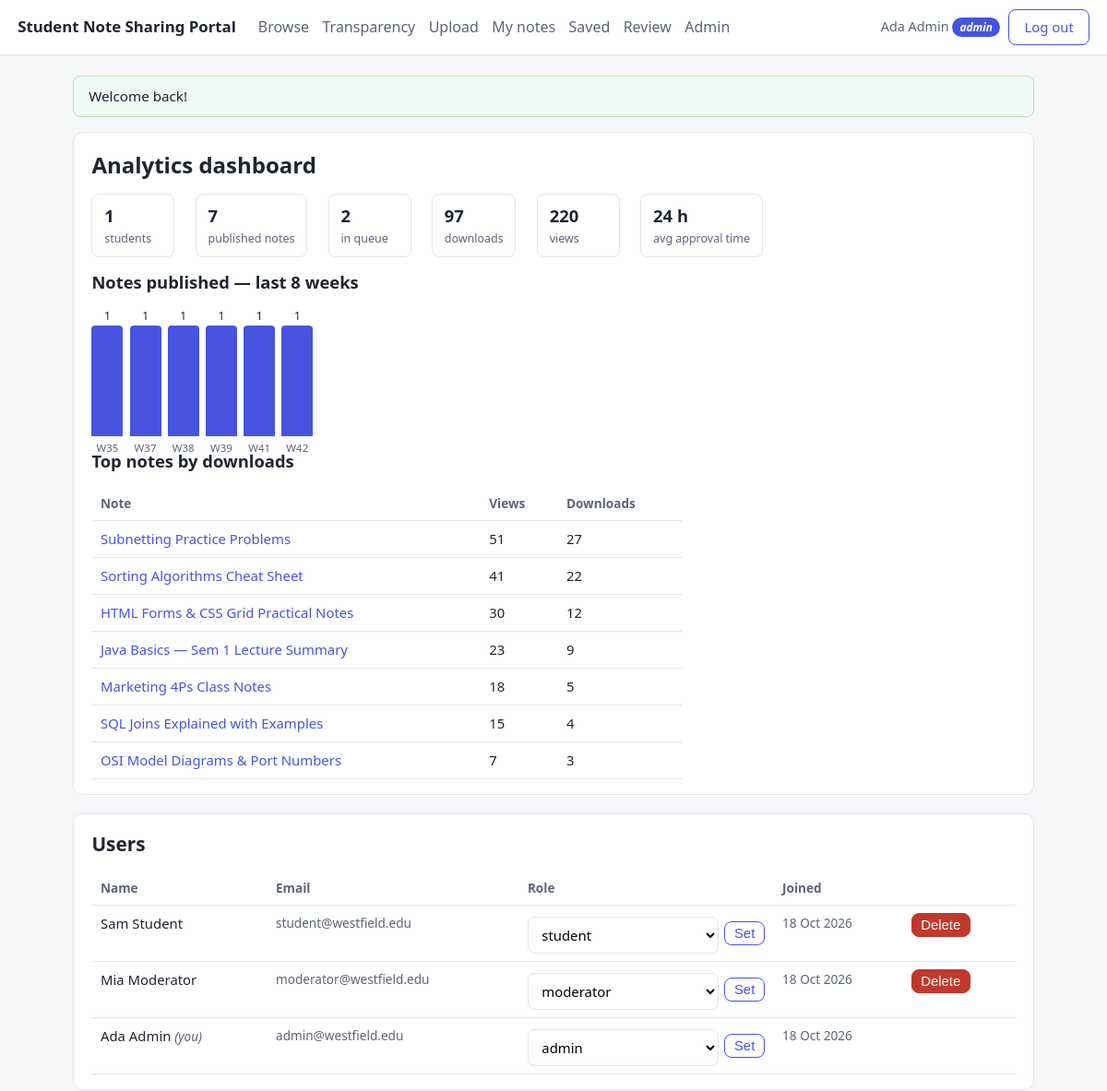
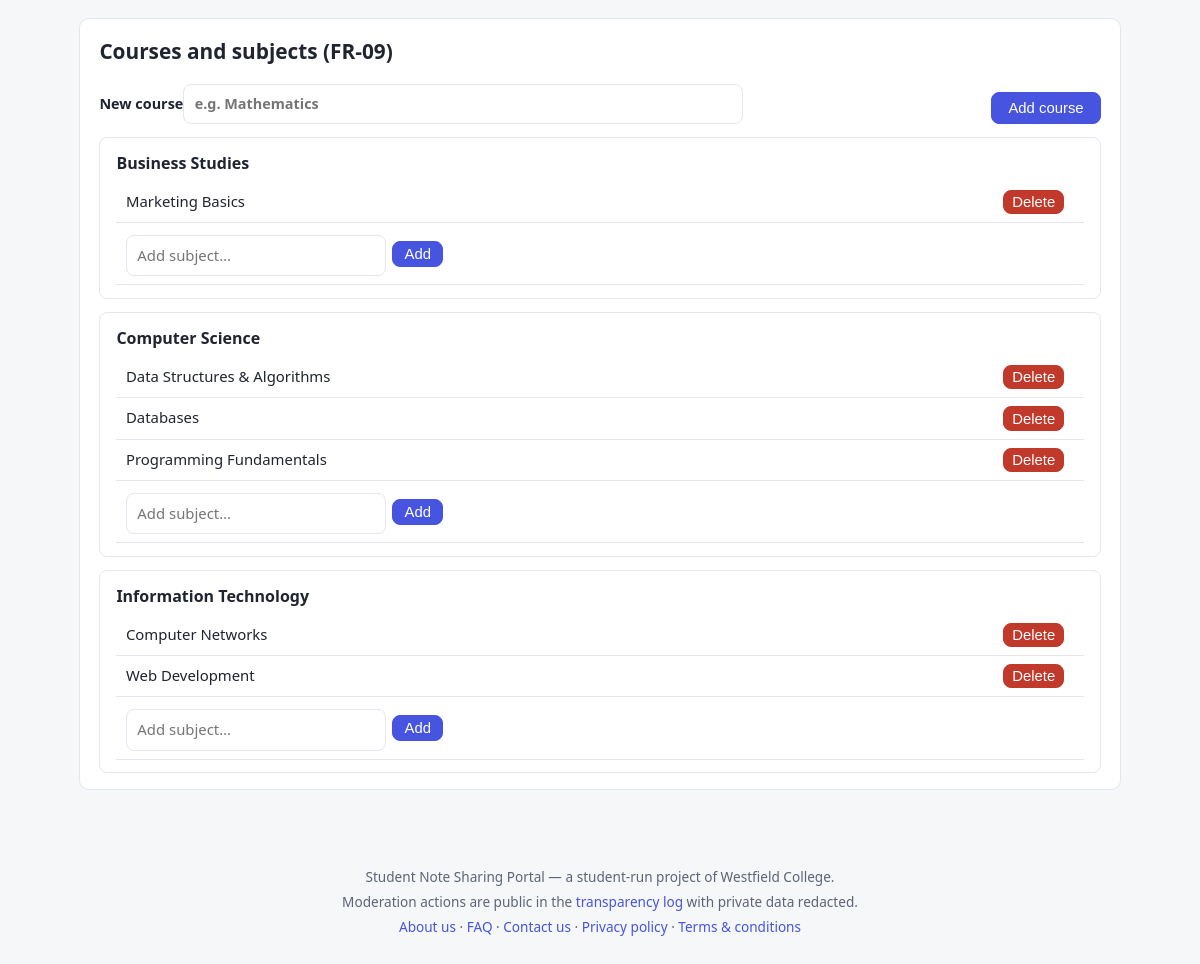
/admin.php (signed in), run on the app's committed database (2 pictures, top to bottom).
### tables this page shows
CREATE TABLE users (
  id              INT UNSIGNED AUTO_INCREMENT PRIMARY KEY,
  institution_id  INT UNSIGNED NOT NULL,
  email           VARCHAR(150) NOT NULL UNIQUE,
  password_hash   VARCHAR(255) NOT NULL,
  display_name    VARCHAR(100) NOT NULL,
  role            ENUM('student','moderator','admin') NOT NULL DEFAULT 'student',
  created_at      TIMESTAMP NOT NULL DEFAULT CURRENT_TIMESTAMP,
  FOREIGN KEY (institution_id) REFERENCES institutions(id)
);

CREATE TABLE subjects (
  id        INT UNSIGNED AUTO_INCREMENT PRIMARY KEY,
  course_id INT UNSIGNED NOT NULL,
  name      VARCHAR(150) NOT NULL,
  UNIQUE KEY subjects_course_name_uq (course_id, name),
  FOREIGN KEY (course_id) REFERENCES courses(id) ON DELETE CASCADE
);

CREATE TABLE notes (
  id                 INT UNSIGNED AUTO_INCREMENT PRIMARY KEY,
  uploader_id        INT UNSIGNED NOT NULL,
  subject_id         INT UNSIGNED NOT NULL,
  title              VARCHAR(200) NOT NULL,
  description        TEXT,
  status             ENUM('draft','pending','published','rejected','removed')
                       NOT NULL DEFAULT 'pending',
  file_ref           VARCHAR(64) NOT NULL,
  original_name      VARCHAR(255) NOT NULL,
  mime               VARCHAR(100) NOT NULL,
  size_bytes         INT UNSIGNED NOT NULL,
  ownership_attested TINYINT(1) NOT NULL,
  view_count         INT UNSIGNED NOT NULL DEFAULT 0,
  download_count     INT UNSIGNED NOT NULL DEFAULT 0,
  created_at         TIMESTAMP NOT NULL DEFAULT CURRENT_TIMESTAMP,
  published_at       TIMESTAMP NULL,
  FOREIGN KEY (uploader_id) REFERENCES users(id),
  FOREIGN KEY (subject_id) REFERENCES subjects(id),
  INDEX notes_status_created_idx (status, created_at),
  INDEX notes_subject_idx (subject_id),
  FULLTEXT KEY notes_search_idx (title, description),
  CONSTRAINT notes_title_len CHECK (CHAR_LENGTH(title) BETWEEN 3 AND 200),
  CONSTRAINT notes_attested CHECK (ownership_attested = 1)
);

CREATE TABLE courses (
  id             INT UNSIGNED AUTO_INCREMENT PRIMARY KEY,
  institution_id INT UNSIGNED NOT NULL,
  name           VARCHAR(150) NOT NULL,
  UNIQUE KEY courses_inst_name_uq (institution_id, name),
  FOREIGN KEY (institution_id) REFERENCES institutions(id)
);

### includes/functions.php (called while the page is built, shortened)
<?php
function e(mixed $value): string
{
    return htmlspecialchars((string) $value, ENT_QUOTES, 'UTF-8');
}
function take_flashes(): array
{
    $list = $_SESSION['flash'] ?? [];
    return $list;
}

### includes/auth.php (called while the page is built, shortened)
<?php
require_once __DIR__ . '/db.php';
require_once __DIR__ . '/functions.php';
function current_user(): ?array
{
    if (array_key_exists('op_user', $GLOBALS)) {
        return $GLOBALS['op_user'] ?: null;
    }
    $id = filter_var($_SESSION['user_id'] ?? null, FILTER_VALIDATE_INT);
    $row = query('SELECT id, email, display_name, role, institution_id FROM users WHERE id = ?', [$id])->fetch();
    return $GLOBALS['op_user'] = $row ?: null;
}
function require_login(): void
{
    if (current_user() === null) {
        flash('Please log in first.', 'warn');
        redirect('login.php');
    }
}
function require_role(string ...$roles): void
{
    require_login();
}

### includes/db.php (called while the page is built, shortened)
<?php
function db(): PDO
{
    static $pdo = null;
    if ($pdo instanceof PDO) {
        return $pdo;
    }
    $dsn = 'mysql:host=' . DB_HOST . ';dbname=' . DB_NAME . ';charset=utf8mb4';
    try {
        $pdo = new PDO($dsn, DB_USER, DB_PASS, [
            PDO::ATTR_ERRMODE            => PDO::ERRMODE_EXCEPTION,
            PDO::ATTR_DEFAULT_FETCH_MODE => PDO::FETCH_ASSOC,
            PDO::ATTR_EMULATE_PREPARES   => false,
        ]);
    } catch (PDOException $e) {
        http_response_code(503);
        die('Database unavailable — is MySQL running and the note_portal schema imported? (Server said: ' . htmlspecialchars($e->getMessage()) . ')');
    }
    return $pdo;
}
function query(string $sql, array $params = []): PDOStatement
{
    $stmt = db()->prepare($sql);
    $stmt->execute($params);
    return $stmt;
}

### admin.php (the view, shortened to what this page needs)
<?php
require_once __DIR__ . '/includes/auth.php';
require_role('admin');
$me = current_user();
$users = query('SELECT id, email, display_name, role, created_at FROM users ORDER BY role, display_name')->fetchAll();
$coursesWithSubjects = query(
    'SELECT c.id, c.name, s.id AS sid, s.name AS sname
     FROM courses c LEFT JOIN subjects s ON s.course_id = c.id
     ORDER BY c.name, s.name'
)->fetchAll();
$courses = [];
foreach ($coursesWithSubjects as $row) {
    if (! isset($courses[$row['id']])) {
        $courses[$row['id']] = ['id' => $row['id'], 'name' => $row['name'], 'subjects' => []];
    }
    if ($row['sid']) {
        $courses[$row['id']]['subjects'][] = ['id' => $row['sid'], 'name' => $row['sname']];
    }
}
$weekRows = query(
    "SELECT YEARWEEK(published_at, 3) AS yw, COUNT(*) AS c
     FROM notes
     WHERE published_at IS NOT NULL AND published_at >= NOW() - INTERVAL 8 WEEK
     GROUP BY yw
     ORDER BY yw"
)->fetchAll();
$publishedMax = 0;
foreach ($weekRows as $w) { $publishedMax = max($publishedMax, (int) $w['c']); }
$avgHours = query(
    "SELECT AVG(TIMESTAMPDIFF(HOUR, n.created_at, m.created_at)) AS h
     FROM moderation_actions m
     JOIN notes n ON n.id = m.note_id
     WHERE m.action = 'approve'"
)->fetch();
$avgHours = $avgHours['h'] !== null ? round((float) $avgHours['h'], 1) : null;
$roleCounts  = query("SELECT role, COUNT(*) c FROM users GROUP BY role ORDER BY role")->fetchAll();
$roleCounts  = array_column($roleCounts, 'c', 'role');
$statusCounts = query("SELECT status, COUNT(*) c FROM notes GROUP BY status")->fetchAll();
$statusCounts = array_column($statusCounts, 'c', 'status');
$totalDownloads = (int) query('SELECT COALESCE(SUM(download_count),0) s FROM notes')->fetch()['s'];
$totalViews     = (int) query('SELECT COALESCE(SUM(view_count),0) s FROM notes')->fetch()['s'];
$topNotes = query(
    "SELECT id, title, view_count, download_count FROM notes
     WHERE status = 'published' ORDER BY download_count DESC LIMIT 8"
)->fetchAll();
require __DIR__ . '/includes/header.php';
?>
<article class="card stack" style="margin-bottom:1.2rem">
  <h1 style="margin:0">Analytics dashboard</h1>
  <div style="display:flex; gap:1.4rem; flex-wrap:wrap">
    <div class="stat"><b><?= (int) ($roleCounts['student'] ?? 0) ?></b><span class="meta">students</span></div>
    <div class="stat"><b><?= (int) ($statusCounts['published'] ?? 0) ?></b><span class="meta">published notes</span></div>
    <div class="stat"><b><?= (int) ($statusCounts['pending'] ?? 0) ?></b><span class="meta">in queue</span></div>
    <div class="stat"><b><?= number_format($totalDownloads) ?></b><span class="meta">downloads</span></div>
    <div class="stat"><b><?= number_format($totalViews) ?></b><span class="meta">views</span></div>
    <div class="stat"><b><?= $avgHours === null ? '—' : $avgHours . ' h' ?></b><span class="meta">avg approval time</span></div>
  </div>
  <h2 style="font-size:1.15rem; margin-bottom:0">Notes published — last 8 weeks</h2>
  <?php if (! $weekRows): ?>
    <p class="muted" style="margin-top:0">No publications in the window yet.</p>
  <?php else: ?>
  <div class="bars">
    <?php foreach ($weekRows as $w): $h = (int) $w['c'] === 0 ? 0 : max(8, (int) round(120 * $w['c'] / max(1, $publishedMax))); ?>
      <div class="bar" style="height:<?= $h ?>px">
        <em><?= (int) $w['c'] ?></em><span><?= e($w['label']) ?></span>
      </div>
    <?php endforeach; ?>
  </div>
  <?php endif; ?>
  <h2 style="font-size:1.15rem; margin-bottom:0">Top notes by downloads</h2>
  <table class="table" style="max-width:640px">
    <thead><tr><th>Note</th><th>Views</th><th>Downloads</th></tr></thead>
    <tbody>
    <?php foreach ($topNotes as $t): ?>
      <tr>
        <td><a href="note.php?id=<?= (int) $t['id'] ?>"><?= e($t['title']) ?></a></td>
        <td><?= (int) $t['view_count'] ?></td>
        <td><?= (int) $t['download_count'] ?></td>
      </tr>
    <?php endforeach; ?>
    </tbody>
  </table>
</article>
<article class="card stack" style="margin-bottom:1.2rem">
  <h1 style="margin:0; font-size:1.3rem">Users</h1>
  <table class="table">
    <thead><tr><th>Name</th><th>Email</th><th>Role</th><th>Joined</th><th></th></tr></thead>
    <tbody>
    <?php foreach ($users as $u): ?>
      <tr>
        <td><?= e($u['display_name']) ?><?= (int) $u['id'] === (int) $me['id'] ? ' <em class="meta">(you)</em>' : '' ?></td>
        <td class="meta"><?= e($u['email']) ?></td>
        <td>
          <form class="inline" method="post" style="display:flex;gap:.4rem;align-items:center">
            <select name="role">
              <option value="student"  <?= $u['role'] === 'student' ? 'selected' : '' ?>>student</option>
              <option value="moderator" <?= $u['role'] === 'moderator' ? 'selected' : '' ?>>moderator</option>
              <option value="admin"    <?= $u['role'] === 'admin' ? 'selected' : '' ?>>admin</option>
            </select>
            <button class="btn btn-sec" style="padding:.25rem .6rem">Set</button>
          </form>
        </td>
        <td class="meta"><?= e(date('j M Y', strtotime($u['created_at']))) ?></td>
        <td>
          <?php if ((int) $u['id'] !== (int) $me['id']): ?>
          <form class="inline" method="post" onsubmit="return confirm('Delete this user?')">
            <button class="btn btn-danger" style="padding:.25rem .6rem">Delete</button>
          </form>
          <?php endif; ?>
        </td>
      </tr>
    <?php endforeach; ?>
    </tbody>
  </table>
</article>
<article class="card stack">
  <h1 style="margin:0; font-size:1.3rem">Courses and subjects (FR-09)</h1>
  <form method="post" style="display:flex; gap:.6rem; flex-wrap:wrap; align-items:flex-end">
    <label style="margin:0; flex:1">New course<input type="text" name="name" required placeholder="e.g. Mathematics"></label>
    <button class="btn">Add course</button>
  </form>
  <?php foreach ($courses as $c): ?>
    <div style="border:1px solid var(--line); border-radius:8px; padding:.8rem 1rem">
      <b><?= e($c['name']) ?></b>
      <table class="table" style="margin-top:.4rem">
        <tbody>
        <?php foreach ($c['subjects'] as $s): ?>
          <tr>
            <td><?= e($s['name']) ?></td>
            <td style="width:90px">
              <form class="inline" method="post" onsubmit="return confirm('Delete subject?')">
                <button class="btn btn-danger" style="padding:.2rem .5rem">Delete</button>
              </form>
            </td>
          </tr>
        <?php endforeach; ?>
        <tr>
          <td>
            <form class="inline" method="post" style="display:flex; gap:.4rem; align-items:center">
              <input type="text" name="name" required placeholder="Add subject…" style="max-width:260px">
              <button class="btn" style="padding:.25rem .7rem">Add</button>
            </form>
          </td>
          <td></td>
        </tr>
        </tbody>
      </table>
    </div>
  <?php endforeach; ?>
</article>
<?php require __DIR__ . '/includes/footer.php'; ?>

### includes/header.php (shortened to what this page needs)
<?php
require_once __DIR__ . '/auth.php';
$user    = current_user();
$flashes = take_flashes();
?>
<!DOCTYPE html>
<html lang="en">
<head>
<link rel="stylesheet" href="assets/style.css">
</head>
<body>
<header class="topbar">
  <a class="brand" href="index.php"><?= e(APP_NAME) ?></a>
  <nav>
    <a href="index.php" class="<?= basename($_SERVER['PHP_SELF']) === 'index.php' ? 'active' : '' ?>">Browse</a>
    <a href="transparency.php" class="<?= basename($_SERVER['PHP_SELF']) === 'transparency.php' ? 'active' : '' ?>">Transparency</a>
    <?php if ($user): ?>
      <a href="upload.php">Upload</a>
      <a href="my_notes.php">My notes</a>
      <a href="bookmarks.php">Saved</a>
    <?php endif; ?>
    <?php if ($user && in_array($user['role'], ['moderator', 'admin'], true)): ?>
      <a href="review.php" class="<?= basename($_SERVER['PHP_SELF']) === 'review.php' ? 'active' : '' ?>">Review</a>
    <?php endif; ?>
    <?php if ($user && $user['role'] === 'admin'): ?>
      <a href="admin.php">Admin</a>
    <?php endif; ?>
  </nav>
  <div class="account">
    <?php if ($user): ?>
      <span class="who"><?= e($user['display_name']) ?> <em class="badge badge-role"><?= e($user['role']) ?></em></span>
      <a class="btn btn-sec" href="logout.php">Log out</a>
    <?php else: ?>
      <a class="btn btn-sec" href="login.php">Log in</a>
      <a class="btn" href="register.php">Register</a>
    <?php endif; ?>
  </div>
</header>
<main class="wrap">
<?php foreach ($flashes as $f): ?>
  <div class="flash flash-<?= e($f['t']) ?>"><?= e($f['m']) ?></div>
<?php endforeach; ?>

### assets/style.css (style rules this page uses)
:root { --bg: #f6f7f9; --card: #ffffff; --ink: #1f2430; --muted: #68708a26; --muted-text: #5c6478; --brand: #4654e0; --brand-dark: #3a45c4; --ok: #178a4c; --bad: #c0392b; --warn: #b7791f; --line: #e3e6ee; }
* { box-sizing: border-box; }
body { margin: 0; font: 16px/1.55 "Segoe UI", system-ui, -apple-system, sans-serif; color: var(--ink); background: var(--bg); }
a { color: var(--brand); text-decoration: none; }
.topbar { display: flex; align-items: center; gap: 1.5rem; padding: .6rem 1.2rem; background: var(--card); border-bottom: 1px solid var(--line); position: sticky; top: 0; z-index: 5; }
.brand { font-weight: 700; font-size: 1.05rem; color: var(--ink); }
.topbar nav { display: flex; gap: .9rem; flex: 1; flex-wrap: wrap; }
.topbar nav a { color: var(--muted-text); padding: .25rem 0; }
.account { display: flex; gap: .6rem; align-items: center; }
.who { color: var(--muted-text); font-size: .9rem; }
.wrap { max-width: 1080px; margin: 1.4rem auto 3rem; padding: 0 1.2rem; }
.flash { padding: .6rem 1rem; margin-bottom: 1rem; border-radius: 8px; border: 1px solid var(--line); background: var(--card); font-size: .95rem; }
.flash-ok { border-color: #b7e2c8; background: #f0faf4; }
.card { background: var(--card); border: 1px solid var(--line); border-radius: 10px; padding: 1rem 1.2rem; }
.meta { color: var(--muted-text); font-size: .85rem; }
.badge { display: inline-block; padding: .1rem .5rem; border-radius: 999px; font-size: .74rem; font-weight: 600; background: #eef0f5; color: var(--muted-text); }
.badge-role { background: var(--brand); color: #fff; }
.btn { display: inline-block; padding: .45rem 1rem; border-radius: 8px; background: var(--brand); color: #fff; border: 1px solid var(--brand); font-size: .93rem; cursor: pointer; text-decoration: none; }
.btn-sec { background: transparent; color: var(--brand); }
.btn-danger { background: var(--bad); border-color: var(--bad); }
form.inline { display: inline-block; }
label { display: block; font-size: .9rem; font-weight: 600; margin-top: .8rem; }
input[type=text], input[type=email], input[type=password], select, textarea { width: 100%; max-width: 560px; padding: .5rem .65rem; margin-top: .25rem; border: 1px solid var(--line); border-radius: 8px; font: inherit; background: #fff; }
.table { width: 100%; border-collapse: collapse; font-size: .93rem; }
.table th, .table td { text-align: left; padding: .5rem .6rem; border-bottom: 1px solid var(--line); vertical-align: top; }
.table th { color: var(--muted-text); font-weight: 600; font-size: .85rem; }
.bars { display: flex; align-items: flex-end; gap: .45rem; height: 140px; margin: .6rem 0; }
.bars .bar { flex: 0 0 34px; background: var(--brand); border-radius: 4px 4px 0 0; position: relative; }
.bars .bar span { position: absolute; bottom: -1.4rem; left: 50%; transform: translateX(-50%); font-size: .72rem; color: var(--muted-text); white-space: nowrap; }
.bars .bar em { position: absolute; top: -1.2rem; left: 0; right: 0; text-align: center; font-size: .75rem; font-style: normal; }
.stat { min-width: 90px; padding: .6rem .8rem; border: 1px solid var(--line); border-radius: 8px; background: #fff; display: inline-flex; flex-direction: column; }
.stat b { font-size: 1.15rem; }
.stat .meta { font-size: .78rem; }
.stack > * + * { margin-top: .8rem; }

### data on the page
users: display_name "Ada Admin", role "admin", shows "(you)", email "admin@westfield.edu", created_at "18 Oct 2026"
subjects: id "2", name "Data Structures & Algorithms"
notes: title "Subnetting Practice Problems", view_count "51", download_count "27"
notes: title "Sorting Algorithms Cheat Sheet", view_count "41", download_count "22"
notes: title "HTML Forms & CSS Grid Practical Notes", view_count "30", download_count "12"
notes: title "Java Basics — Sem 1 Lecture Summary", view_count "23", download_count "9"
notes: title "Marketing 4Ps Class Notes", view_count "18", download_count "5"
notes: title "SQL Joins Explained with Examples", view_count "15", download_count "4"
notes: title "OSI Model Diagrams & Port Numbers", view_count "7", download_count "3"
users: display_name "Sam Student", email "student@westfield.edu", role "student", created_at "18 Oct 2026"
users: display_name "Mia Moderator", email "moderator@westfield.edu", role "moderator", created_at "18 Oct 2026"
subjects: course.name "Business Studies", name "Marketing Basics"
subjects: name "Databases"
subjects: name "Programming Fundamentals"
subjects: name "Computer Networks"
subjects: name "Web Development"

### other printed values
APP_NAME "Student Note Sharing Portal"
$f['m'] "Welcome back!"
$roleCounts['student'] "1"
$statusCounts['published'] "7"
$totalDownloads "97"
$totalViews "220"
$avgHours "24"
$w['c'] "1"
$w['label'] "W35"
$w['label'] "W37"
$w['label'] "W38"
$w['label'] "W39"
$w['label'] "W41"
$w['label'] "W42"
$c['name'] "Computer Science"
